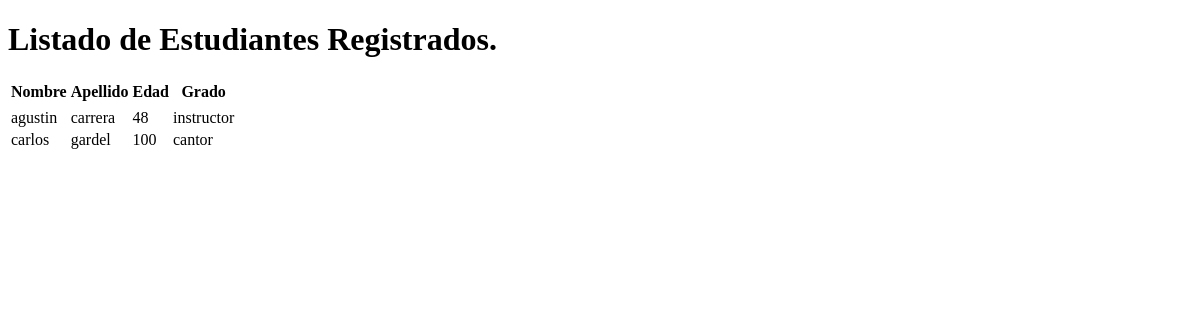
Before: /ver with the older database file.
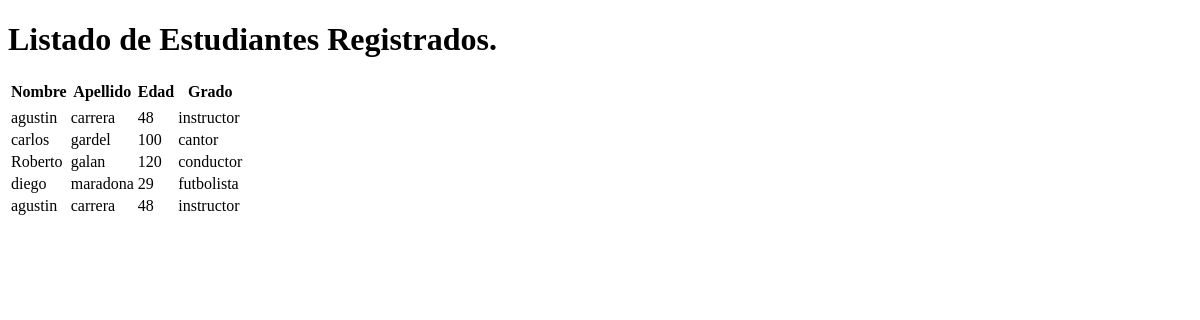
After: the same page with the newer database file.
### tables this page shows
CREATE TABLE estudiantes( 
               id INTEGER PRIMARY KEY AUTOINCREMENT,
               nombre text not null,
               apellido text not null,
               edad intenger not null,
               grado text not null);

### app.py (the view)
@app.route("/ver")
def ver_estudiantes():
    db=get_db()
    estudiantes= db.execute("SELECT * FROM estudiantes").fetchall()
    return render_template("ver.html",estudiantes=estudiantes)

### app.py (called while the page is built)
def get_db():
    conn=sqlite3.connect('escuela.db') #creo la base de datos.
    conn.row_factory=sqlite3.Row
    return conn

### templates/ver.html (shortened to what this page needs)
<!DOCTYPE html>
<html lang="en">
<head>
</head>
<body>
    <h1>Listado de Estudiantes Registrados.</h1>
    <table>
        <tr>
            <th>Nombre</th>
            <th>Apellido</th>
            <th>Edad</th>
            <th>Grado</th>
        </tr>
    {% for e in estudiantes %}
    <tr>
        <td>{{ e.nombre }}</td>
        <td>{{ e.apellido }}</td>
        <td>{{ e.edad }}</td>
        <td>{{ e.grado }}</td>
</tr>
{% endfor %}
    </table>
</body>
</html>

Changed rows visible on the page:
added estudiantes: nombre "Roberto", apellido "galan", edad "120", grado "conductor"
added estudiantes: nombre "diego", apellido "maradona", edad "29", grado "futbolista"
added estudiantes: nombre "agustin", apellido "carrera", edad "48", grado "instructor"
